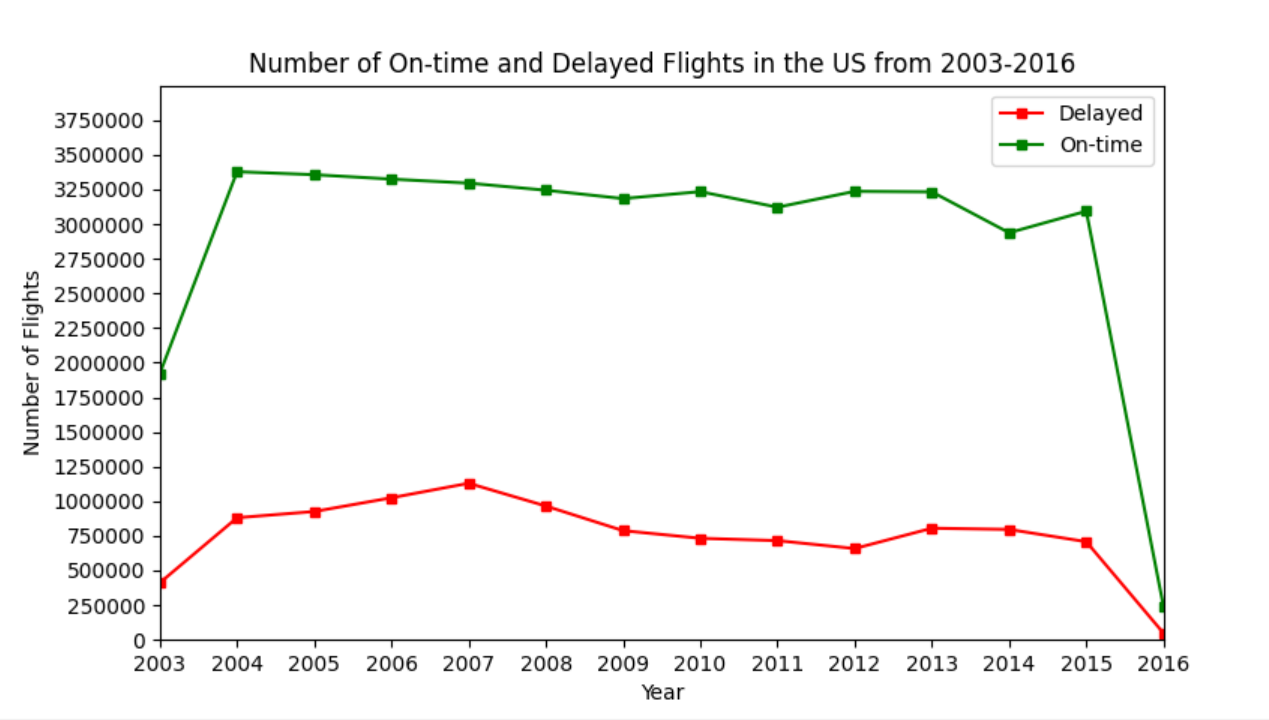

Python code for this plot:
import json
import numpy as np
import matplotlib.pyplot as plt

total_airports=[]
with open('data/Monthly Airline Delays by Airport, 2003-2016.json','r') as f:
    data_airports = json.loads(f.read())
    total_airports += data_airports

data_pts= len(total_airports)

delayed_count={} 
for year in [2003, 2004,2005,2006,2007,2008,2009,2010,2011,2012,2013,2014,2015,2016]:
    delayed_count[year]=0
for airport in total_airports:
    year = airport['Time']['Year']
    delayed_occur = airport['Statistics']['Flights']['Delayed']
    delayed_count[int(year)] += delayed_occur

on_time_count={} 
for year in [2003, 2004,2005,2006,2007,2008,2009,2010,2011,2012,2013,2014,2015,2016]:
    on_time_count[year]=0
for airport in total_airports:
    year = airport['Time']['Year']
    on_time_occur = airport['Statistics']['Flights']['On Time']
    on_time_count[int(year)] += on_time_occur

# graphing
x1 = delayed_count.keys()
y1 = delayed_count.values()
plt.plot(x1, y1, label = "Delayed",color='red', marker='s', markersize=5)
x2 = on_time_count.keys()
y2 = on_time_count.values()
plt.plot(x2, y2, label = "On-time",color='green', marker='s', markersize=5)
plt.xlabel('Year')
plt.ylabel('Number of Flights')
plt.title('Number of On-time and Delayed Flights in the US from 2003-2016')
plt.axis(xmin=2003, xmax=2016, ymin=0, ymax=4000000)
plt.xticks(np.arange(2003,2017,1))
plt.yticks(np.arange(0,4000000,250000))
plt.legend(loc='upper right',prop={'size':10})
plt.ticklabel_format(useOffset=False, style='plain')
plt.tick_params(axis='x', which='major', labelsize=10)
plt.show()
